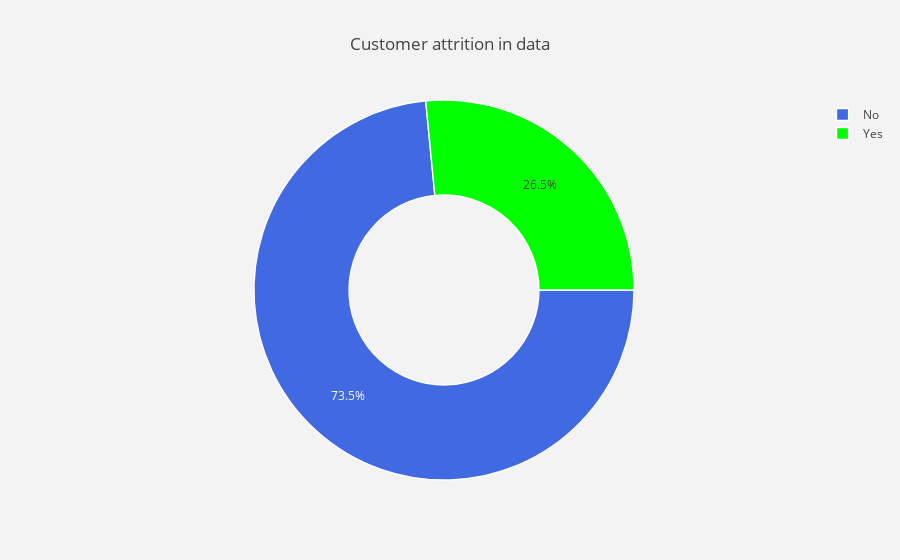

Write notebook code for a chart like this one.
### Code cell
labels = training_data['Churn'].value_counts().keys().tolist()
values = training_data['Churn'].value_counts().values.tolist()

#plt.pie(values, labels=labels, colors = ['lightcoral', 'lightskyblue'],
       #autopct='%1.1f%%', startangle=140)
trace = go.Pie(labels = labels,
               values = values, 
               marker = dict(colors = ['royalblue' , 'lime'],
                             line = dict(color='white',
                                        width=1.3)
                           ),
              rotation = 90,
              hole = .5)

layout = go.Layout(dict(title = 'Customer attrition in data',
                       plot_bgcolor = "rgb(243,243,243)",
                       paper_bgcolor = "rgb(243,243,243)",
                       )
                  )
data = [trace]
fig = go.Figure(data=data, layout=layout)
py.iplot(fig)

### Figure 1 — Plotly figure (JSON) as saved in the notebook; plotly's stock layout.template omitted (floating-point values rounded to 4 significant figures)
{"data": [{"hole": 0.5, "labels": ["No", "Yes"], "marker": {"colors": ["royalblue", "lime"], "line": {"color": "white", "width": 1.3}}, "rotation": 90, "type": "pie", "uid": "f45e636a-b34c-4c80-a0ff-ea7d41d2da75", "values": [5174, 1869]}], "layout": {"paper_bgcolor": "rgb(243,243,243)", "plot_bgcolor": "rgb(243,243,243)", "title": "Customer attrition in data"}}
